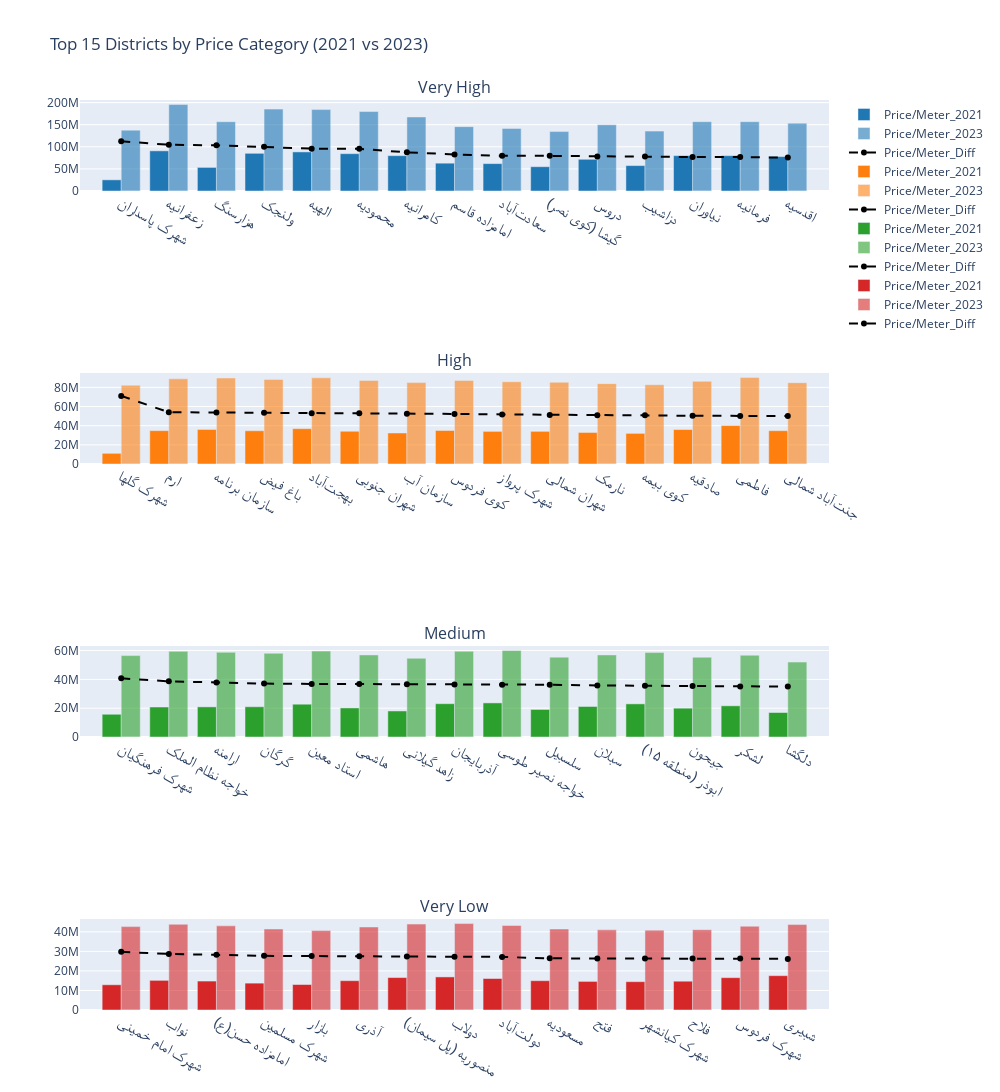

This figure's notebook cell:
### Code cell
import pandas as pd
import plotly.subplots as sp
import plotly.graph_objs as go

result_df['Price/Meter_Diff'] = pd.to_numeric(result_df['Price/Meter_Diff'].str.replace(',', ''))

# List of price categories to iterate through
price_categories = result_df['Price_Category'].unique()

# Create the subplots with 1 column and 4 rows
fig = sp.make_subplots(rows=4, cols=1, subplot_titles=price_categories,
                       vertical_spacing=0.2)

# Color palette for each plot
colors = ['#1f77b4', '#ff7f0e', '#2ca02c', '#d62728']

# Iterate through the price categories and plot the data
for i, category in enumerate(price_categories):
    row = i + 1
    
    # Filter top 15 districts for each price category
    top_15 = result_df[result_df['Price_Category'] == category].nlargest(15, 'Price/Meter_Diff')
    
    # Adding the bar plots for Price/Meter_2021 and Price/Meter_2023
    fig.add_trace(go.Bar(x=top_15['District'], y=top_15['Price/Meter_2021'], name='Price/Meter_2021',
                         marker_color=colors[i % len(colors)]), row=row, col=1)
    fig.add_trace(go.Bar(x=top_15['District'], y=top_15['Price/Meter_2023'], name='Price/Meter_2023',
                         marker_color=colors[i % len(colors)], opacity=0.6), row=row, col=1)
    
    # Adding line plot for Price/Meter_Growth
    fig.add_trace(go.Scatter(x=top_15['District'], y=top_15['Price/Meter_Diff'], mode='lines+markers',
                             name='Price/Meter_Diff', line=dict(color='black', dash='dash')), row=row, col=1)

# Update layout to adjust plot size, title, and legend
fig.update_layout(height=1400, width=1000, title_text="Top 15 Districts by Price Category (2021 vs 2023)",
                  showlegend=True)
fig.update_xaxes(tickfont=dict(size=15))

fig.add_annotation(dict(x=1.5, y=5.1, xref='x domain', yref='y domain',
                            text=f"<b>{category} Price Category</b><br>"
                                 f"<span style='color:{colors[i % len(colors)]};'>■ Price/Meter_2021</span> "
                                 f"<span style='color:{colors[i % len(colors)]}; opacity: 0.6;'>■ Price/Meter_2023</span> "
                                 "<span style='color:black;'>● Price/Price/Meter_Diff</span>",
                            showarrow=False, xanchor='center', yanchor='bottom', align='center'),
                     row=row, col=1)
# Show the plot
fig.show()

### Figure 1 — Plotly figure (JSON) as saved in the notebook; plotly's stock layout.template omitted (floating-point values rounded to 4 significant figures)
{"data": [{"marker": {"color": "#1f77b4"}, "name": "Price/Meter_2021", "type": "bar", "x": ["شهرک پاسداران", "زعفرانیه", "هزارسنگ", "ولنجک", "الهیه", "محمودیه", "کامرانیه", "امامزاده قاسم", "سعادتآباد", "گیشا (کوی نصر)", "دروس", "دزاشیب", "نیاوران", "فرمانیه", "اقدسیه"], "xaxis": "x", "y": [25300000.0, 90910000.0, 53410000.0, 85290000.0, 88480000.0, 84500000.0, 80000000, 62960000.0, 61990000.0, 55000000, 71790000.0, 57530000.0, 80000000, 80000000, 78000000], "yaxis": "y"}, {"marker": {"color": "#1f77b4"}, "name": "Price/Meter_2023", "opacity": 0.6, "type": "bar", "x": ["شهرک پاسداران", "زعفرانیه", "هزارسنگ", "ولنجک", "الهیه", "محمودیه", "کامرانیه", "امامزاده قاسم", "سعادتآباد", "گیشا (کوی نصر)", "دروس", "دزاشیب", "نیاوران", "فرمانیه", "اقدسیه"], "xaxis": "x", "y": [137700000.0, 195700000.0, 156700000.0, 185300000, 184300000.0, 179843750, 167600000.0, 145700000.0, 141700000.0, 134500000.0, 150000000, 135500000.0, 156900000.0, 156900000.0, 153600000.0], "yaxis": "y"}, {"line": {"color": "black", "dash": "dash"}, "mode": "lines+markers", "name": "Price/Meter_Diff", "type": "scatter", "x": ["شهرک پاسداران", "زعفرانیه", "هزارسنگ", "ولنجک", "الهیه", "محمودیه", "کامرانیه", "امامزاده قاسم", "سعادتآباد", "گیشا (کوی نصر)", "دروس", "دزاشیب", "نیاوران", "فرمانیه", "اقدسیه"], "xaxis": "x", "y": [112427392, 104743083, 103286066, 100005882, 95835169, 95348558, 87567568, 82726692, 79679487, 79549072, 78205128, 78023802, 76862745, 76862745, 75565413], "yaxis": "y"}, {"marker": {"color": "#ff7f0e"}, "name": "Price/Meter_2021", "type": "bar", "x": ["شهرک گلها", "ارم", "سازمان برنامه", "باغ فیض", "بهجتآباد", "شهران جنوبی", "سازمان آب", "کوی فردوس", "شهرک پرواز", "شهران شمالی", "نارمک", "کوی بیمه", "صادقیه", "فاطمی", "جنتآباد شمالی"], "xaxis": "x2", "y": [11150000.0, 34850000.0, 36050000.0, 34740000.0, 36920000.0, 34200000.0, 32410000.0, 35000000, 34090000.0, 34120000.0, 32940000.0, 32000000, 36000000, 40120000.0, 34800000], "yaxis": "y2"}, {"marker": {"color": "#ff7f0e"}, "name": "Price/Meter_2023", "opacity": 0.6, "type": "bar", "x": ["شهرک گلها", "ارم", "سازمان برنامه", "باغ فیض", "بهجتآباد", "شهران جنوبی", "سازمان آب", "کوی فردوس", "شهرک پرواز", "شهران شمالی", "نارمک", "کوی بیمه", "صادقیه", "فاطمی", "جنتآباد شمالی"], "xaxis": "x2", "y": [82300000.0, 88910000.0, 89830000.0, 88350000.0, 90000000, 87250000.0, 85000000, 87320000.0, 85910000.0, 85370000.0, 83920000.0, 82812500, 86350000.0, 90290000.0, 84940000.0], "yaxis": "y2"}, {"line": {"color": "black", "dash": "dash"}, "mode": "lines+markers", "name": "Price/Meter_Diff", "type": "scatter", "x": ["شهرک گلها", "ارم", "سازمان برنامه", "باغ فیض", "بهجتآباد", "شهران جنوبی", "سازمان آب", "کوی فردوس", "شهرک پرواز", "شهران شمالی", "نارمک", "کوی بیمه", "صادقیه", "فاطمی", "جنتآباد شمالی"], "xaxis": "x2", "y": [71142805, 54059410, 53782771, 53612672, 53076923, 53059500, 52588889, 52323944, 51812817, 51248207, 50981151, 50812500, 50352339, 50162257, 50138272], "yaxis": "y2"}, {"marker": {"color": "#2ca02c"}, "name": "Price/Meter_2021", "type": "bar", "x": ["شهرک فرهنگیان", "خواجه نظام الملک", "ارامنه", "گرگان", "استاد معین", "هاشمی", "زاهد گیلانی", "آذربایجان", "خواجه نصیر طوسی", "سلسبیل", "سبلان", "ابوذر (منطقه ۱۵)", "جیحون", "لشکر", "دلگشا"], "xaxis": "x3", "y": [15790000.0, 20820000.0, 20910000.0, 21000000, 22770000.0, 20180000.0, 18090000.0, 23110000.0, 23670000.0, 19125000, 21180000.0, 23000000, 20000000, 21650000.0, 17000000], "yaxis": "y3"}, {"marker": {"color": "#2ca02c"}, "name": "Price/Meter_2023", "opacity": 0.6, "type": "bar", "x": ["شهرک فرهنگیان", "خواجه نظام الملک", "ارامنه", "گرگان", "استاد معین", "هاشمی", "زاهد گیلانی", "آذربایجان", "خواجه نصیر طوسی", "سلسبیل", "سبلان", "ابوذر (منطقه ۱۵)", "جیحون", "لشکر", "دلگشا"], "xaxis": "x3", "y": [56510000.0, 59460000.0, 58790000.0, 58080000.0, 59630000.0, 56960000.0, 54650000.0, 59480000.0, 60000000, 55430000.0, 56960000.0, 58600000, 55360000.0, 56770000.0, 52000000], "yaxis": "y3"}, {"line": {"color": "black", "dash": "dash"}, "mode": "lines+markers", "name": "Price/Meter_Diff", "type": "scatter", "x": ["شهرک فرهنگیان", "خواجه نظام الملک", "ارامنه", "گرگان", "استاد معین", "هاشمی", "زاهد گیلانی", "آذربایجان", "خواجه نصیر طوسی", "سلسبیل", "سبلان", "ابوذر (منطقه ۱۵)", "جیحون", "لشکر", "دلگشا"], "xaxis": "x3", "y": [40722731, 38637891, 37884820, 37076923, 36863672, 36786587, 36566056, 36372640, 36330228, 36306677, 35777261, 35600000, 35357143, 35124727, 35000000], "yaxis": "y3"}, {"marker": {"color": "#d62728"}, "name": "Price/Meter_2021", "type": "bar", "x": ["شهرک امام خمینی", "نواب", "امامزاده حسن(ع)", "شهرک مسلمین", "بازار", "آذری", "منصوریه (پل سیمان)", "دولاب", "دولتآباد", "مسعودیه", "فتح", "شهرک کیانشهر", "فلاح", "شهرک فردوس", "شبیری"], "xaxis": "x4", "y": [12910000.0, 15170000.0, 14810000.0, 13750000, 13040000.0, 15000000, 16600000.0, 16930000.0, 16120000.0, 15000000, 14630000.0, 14500000, 14740000.0, 16550000.0, 17570000.0], "yaxis": "y4"}, {"marker": {"color": "#d62728"}, "name": "Price/Meter_2023", "opacity": 0.6, "type": "bar", "x": ["شهرک امام خمینی", "نواب", "امامزاده حسن(ع)", "شهرک مسلمین", "بازار", "آذری", "منصوریه (پل سیمان)", "دولاب", "دولتآباد", "مسعودیه", "فتح", "شهرک کیانشهر", "فلاح", "شهرک فردوس", "شبیری"], "xaxis": "x4", "y": [42670000.0, 43850000.0, 43060000.0, 41450000.0, 40640000.0, 42480000.0, 43960000.0, 44230000.0, 43270000.0, 41430000.0, 41000000, 40850000.0, 41060000.0, 42860000.0, 43720000.0], "yaxis": "y4"}, {"line": {"color": "black", "dash": "dash"}, "mode": "lines+markers", "name": "Price/Meter_Diff", "type": "scatter", "x": ["شهرک امام خمینی", "نواب", "امامزاده حسن(ع)", "شهرک مسلمین", "بازار", "آذری", "منصوریه (پل سیمان)", "دولاب", "دولتآباد", "مسعودیه", "فتح", "شهرک کیانشهر", "فلاح", "شهرک فردوس", "شبیری"], "xaxis": "x4", "y": [29754490, 28678075, 28242286, 27698413, 27604004, 27482877, 27355556, 27300945, 27150350, 26428571, 26369231, 26353846, 26313620, 26308113, 26148232], "yaxis": "y4"}], "layout": {"annotations": [{"font": {"size": 16}, "showarrow": false, "text": "Very High", "x": 0.5, "xanchor": "center", "xref": "paper", "y": 1, "yanchor": "bottom", "yref": "paper"}, {"font": {"size": 16}, "showarrow": false, "text": "High", "x": 0.5, "xanchor": "center", "xref": "paper", "y": 0.7, "yanchor": "bottom", "yref": "paper"}, {"font": {"size": 16}, "showarrow": false, "text": "Medium", "x": 0.5, "xanchor": "center", "xref": "paper", "y": 0.4, "yanchor": "bottom", "yref": "paper"}, {"font": {"size": 16}, "showarrow": false, "text": "Very Low", "x": 0.5, "xanchor": "center", "xref": "paper", "y": 0.1, "yanchor": "bottom", "yref": "paper"}, {"align": "center", "showarrow": false, "text": "<b>Very Low Price Category</b><br><span style='color:#d62728;'>■ Price/Meter_2021</span> <span style='color:#d62728; opacity: 0.6;'>■ Price/Meter_2023</span> <span style='color:black;'>● Price/Price/Meter_Diff</span>", "x": 1.5, "xanchor": "center", "xref": "x4 domain", "y": 5.1, "yanchor": "bottom", "yref": "y4 domain"}], "height": 1400, "showlegend": true, "title": {"text": "Top 15 Districts by Price Category (2021 vs 2023)"}, "width": 1000, "xaxis": {"anchor": "y", "domain": [0, 1], "tickfont": {"size": 15}}, "xaxis2": {"anchor": "y2", "domain": [0, 1], "tickfont": {"size": 15}}, "xaxis3": {"anchor": "y3", "domain": [0, 1], "tickfont": {"size": 15}}, "xaxis4": {"anchor": "y4", "domain": [0, 1], "tickfont": {"size": 15}}, "yaxis": {"anchor": "x", "domain": [0.9, 1]}, "yaxis2": {"anchor": "x2", "domain": [0.6, 0.7]}, "yaxis3": {"anchor": "x3", "domain": [0.3, 0.4]}, "yaxis4": {"anchor": "x4", "domain": [0, 0.1]}}}
